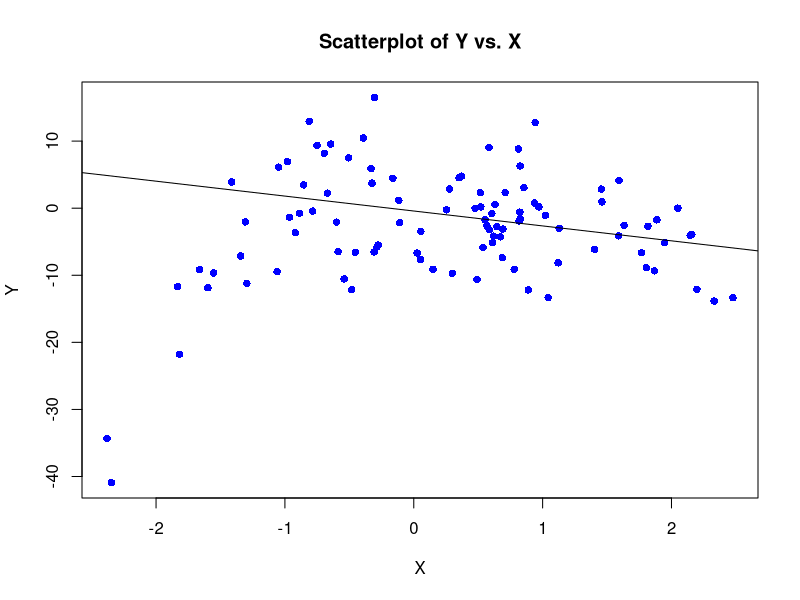

Source code (R): (Note: a time limit stopped this script after it produced the figure.)
###211 HW1

######Q4 
################################################################################ Part b Naive MSPE
set.seed(12345)
n <- 100
x <- sort( rnorm(n) )
epsilon <- rnorm(n,sd=6)
beta <- c( 0.2, -1.8, -1.4, 1.2, -0.5 )
X <- cbind( 1, poly(x, degree=4, raw=TRUE) )
y <- X %*% beta + epsilon

#############################################################################  Part c scatter plot 
plot(x,y, pch=16, main=" Scatterplot of Y vs. X " , xlab = "X", ylab = "Y", col="blue")
data.md <- lm(y~ poly(x, degree=4, raw=TRUE) , data= as.data.frame(X) )
abline(data.md)

##d
df <- data.frame(y=y, x1=x, x2=x^2)###This is the dataframe

fit0 <- lm( y ~ x1,data=df )
yhat0 <- fitted( fit0 )

fit1 <- lm( y ~ x1 + x2,data=df )
yhat1 <- fitted( fit1 )

M0 <- sum( (y-yhat0)^2  )/n
M1 <- sum( (y-yhat1)^2  )/n
n.M <- c(M0,M1)
print(c(M0,M1))

##########################################################################e new data and True MSPE
set.seed(12345)
n <- 500000 
x.simulated <- sort(rnorm(n))
X<- cbind( 1, poly(x.simulated, degree=4, raw=TRUE))
epsilon <- rnorm(n,sd=6)
beta <- c( 0.2, -1.8, -1.4, 1.2, -0.5 )
y <- X %*% beta + epsilon

pred.y0 <- predict(fit0,newdata = data.frame(y=y, x1=x.simulated))
pred.y1 <- predict(fit1,newdata = data.frame(x1=x.simulated,x2=x.simulated^2))

TM0 <- mean((pred.y0-y)^2); 
TM1 <- mean((pred.y1-y)^2); 
print(c(TM0, TM1))


##########################################################################f Booststrap MSPE

#####Reshow the original dataset
set.seed(12345)
n <- 100
x <- sort( rnorm(n) )
epsilon <- rnorm(n,sd=6)
beta <- c( 0.2, -1.8, -1.4, 1.2, -0.5 )
X <- cbind( 1, poly(x, degree=4, raw=TRUE) )
y <- X %*% beta + epsilon   


B.size <- 100 #observations in one Bsample
BM0 <- rep(0,2000)
BM1 <- rep(0,2000)
Bpred.y0 <- matrix(0,2000, 100)
Bpred.y1 <- matrix(0, 2000, 100)
##############################################################################b.MSPE
for(i in 1:2000){
  id <- sample(1:100, B.size, replace=TRUE)
  
  y.boot <- y[id] # the boot y 
  
  df <- data.frame(y=y.boot, x1=x[id], x2=x[id]^2) ###dataframe
  B.fit0 <- lm(y~x1, data=df)         ## fitted model 0 in each Boostrap sample
  B.fit1 <- lm(y~x1 + x2, data=df)
  #for (j in 1: 100){
    #Bpred.y0[j] <- predict(B.fit0, newdata=data.frame(y=y[j],x1=x[j]))
    #Bpred.y1[j] <- predict(B.fit1, newdata=data.frame(y=y[j],x1=x[j], x2=x[j]^2 ))
    Bpred.y0[i,] <- predict(B.fit0 , newdata=data.frame(y=y,x1=x))
    Bpred.y1[i,] <- predict( B.fit1 , newdata=data.frame(y=y,x1=x, x2=x^2 )) #}
                             #Bpred.y0 <- fitted(B.fit0)     # the new predicted boot y 
                             #Bpred.y1 <- fitted(B.fit1)
  
  BM0[i] <- mean( (Bpred.y0[i,] - y)^2) # Boot mspe in each sample
  BM1[i] <- mean( (Bpred.y1[i,] - y)^2  )
}

B.MSPE0 <- mean(BM0)
B.MSPE1 <- mean(BM1)
 
print( c(B.MSPE0,B.MSPE1) )
#####g  

t <- c(10, 20, 50, 100) ## vector of n 
t2 <- c(10, 20, 50, 100) ## vector of B
 
t3 <- matrix(0,4,4) ## placeholder

for(i in 1:4){
t3[i,] <- (1-(1- 1/t)^t)^t2[i]
}


#### an alternative loop
for(i in 1:4){
  
  
  for(j in 1:4){
    t3[i,j] <- (1-(1- 1/t[j])^t[j])^t2[i]
  }
};t3
########################################################################h LOOBS

set.seed(12345)
n <- 100
x <- sort( rnorm(n) )
epsilon <- rnorm(n,sd=6)
beta <- c( 0.2, -1.8, -1.4, 1.2, -0.5 )
X <- cbind( 1, poly(x, degree=4, raw=TRUE) )
y <- X %*% beta + epsilon  # data preparation
dfm <- data.frame(y=y, x1=x, x2=x^2)        # data preparation dfm= y, x1, x2
                  
B.num <- 1000 # numbers of Bootstrap samples
B.size <- 100 #observations in each sample
B1 <- matrix(0,B.size, B.num) #each entry is 0 o or the boostrap estimate model1
B2 <- matrix(0,B.size, B.num) #each entry is 0 o or the boostrap estimate model2

#B.id <- matrix(0,B.size, B.num) 
a <- seq(1:100) 

for (j in 1:B.num){ # number of boostrap samples B.num; row vector
  id <- sample(1:100, B.size, replace=TRUE)  # column vector, each sample is a column

  d <- setdiff(a, id) #elements that id do not contain, i.e. observations that are not in sample j
  
  fit.new1 <- lm(y~x1, data=dfm[id, ,] )
  fit.new2 <- lm(y~x1+x2, data=dfm[id, ,])
  for(i in 1:B.size){
    if(i %in% d){ # do the prediction for i in the difference set d, i.e. for i not in the j-th bootstrap sample
      B1[i,j] <- predict(fit.new1, newdata=data.frame(y=y[i],x1=x[i]))
      B2[i,j] <- predict(fit.new2, newdata=data.frame(y=y[i],x1=x[i], x2=x[i]^2 ))
      
    }
    
  }
  
}

q <- rep(0,B.size)  #B.size = 100
for(i in 1:B.size){
  p <- B1[i,]
  sq <- (y[i]-p[p!=0])^2
  q[i] <- mean(sq)  
}
LOOB.mspe1 <- mean(q);mean(q)          # model 1 result

q2 <- rep(0,B.size)
for(i in 1:B.size){
  p <- B2[i,]                   #using B2[i,] to compute model2's SE of observation i 
  sq <- (y[i]-p[p!=0])^2
  q2[i] <- mean(sq)             
}
LOOB.mspe2 <- mean(q2);mean(q2)         # model 2 result

l.M <- c(LOOB.mspe1, LOOB.mspe2)

en <- 0.368
Final <- en* n.M + (1- en) * l.M; Final
